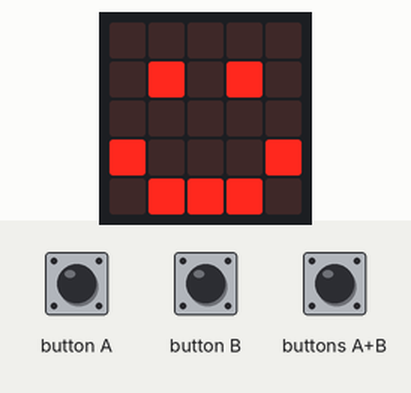
A program run on a simulated BBC micro:bit running MicroPython. Parts: the board's 5×5 LED display. Inputs (shaded band) come from the test bench. Random numbers come from a fixed seed.

Above: at 1.2 s.
1.3 s: button A pressed for 0.15 s
At 1.59 s:
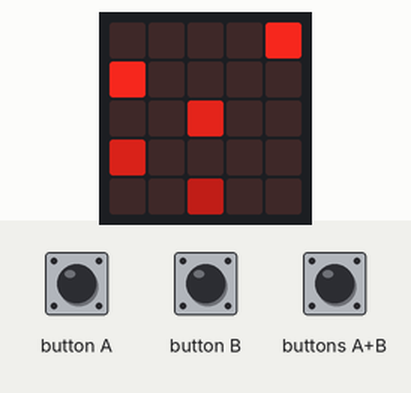
2.0 s: button B pressed for 0.15 s
At 2.22 s:
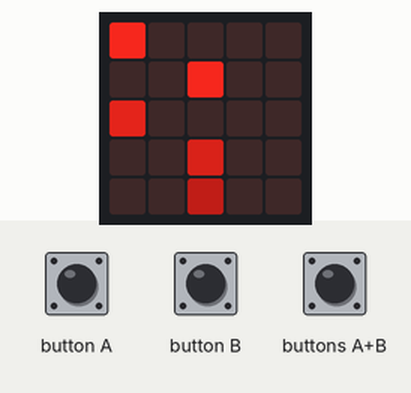
2.7 s: button A pressed for 1 s
At 3.86 s:
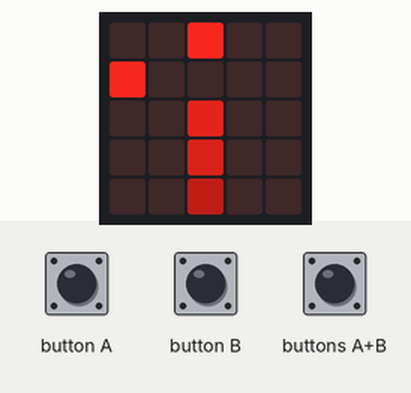
4.3 s: buttons A+B pressed for 0.15 s
At 4.56 s:
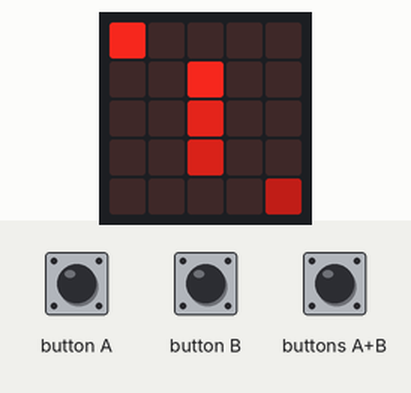
5.0 s: button A pressed for 0.15 s
At 5.21 s:
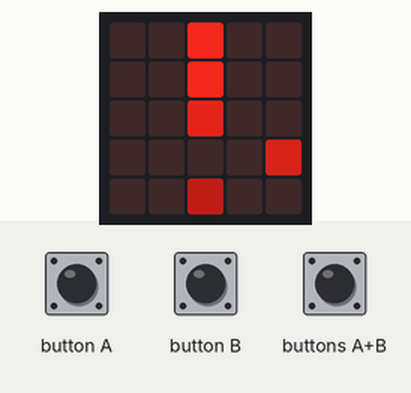
5.7 s: buttons A+B pressed for 1 s
At 6.15 s:
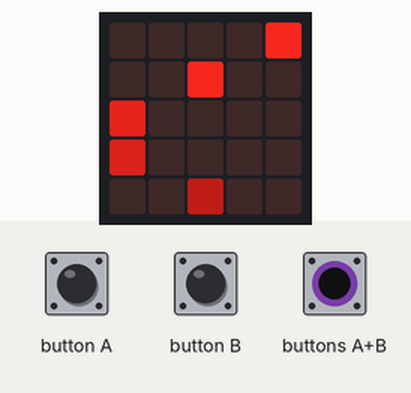
Timing chart, 0 to 8.3 s (numbered marks = the images above; inputs shaded):
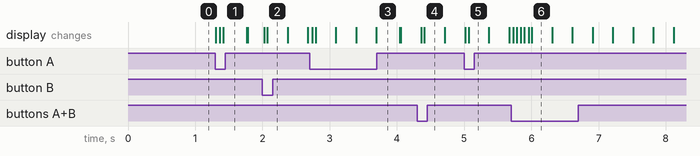

Measured:
- after the input at 1.3 s, the display: first changes at once (image 1 shows a later state)

The program:

asteroid_destroyer_v2.0.py
```python
"""
Asteroid destroyer para Micro:bit - Destrua todos os asteroides o mais rápido possível.
Inicialmente será exibido um rosto feliz, para iniciar precione ou o botão A ou B.
    Botão A - para iniciar o jogo com o asteroide piscando
    Botão B - para iniciar o jogo sem ter o asteroide piscando
Sempre destrua o asteroide que estiver na primeira linha. Para destruir os asteroides basta precionar:
    Botão A - Para destruir os asteroides na coluna esquerda
    Botão B - Para destruir os asteroides na coluna direita
    Botão A+B - Para destruir os asteroides no coluna central
No final será mostrado o tempo (em segundos) que o jogodor levou para destruir todos os asteroides.
Este tempo serve como pontuação/score a fim de disputar com outros jogadores.

Autor: Pedro Henrique Robadel (ph.robadel@gmail.com)
Versão: 2.0 @ 2020/09/1
Licença: MIT License (https://opensource.org/licenses/MIT)
Mais informações: https://github.com/ph-robadel/MicroBit-Game-AsteroidDestroyer.git
"""

from microbit import display, Image, button_a, button_b
from time import ticks_ms, sleep_ms
from random import randint

QTD_MAXIMA_ASTEROIDES = 100
qtd_asteroides_gerados = 0

def iniciar_asteroides_jogo() -> list:
    global qtd_asteroides_gerados
    qtd_asteroides_gerados = 5
    lista_asteroides = []
    for iteracao in range(5):
        lista_asteroides.append(randint(0, 2)*2)

    return lista_asteroides


def atualizar_lista_asteroides(lista_asteroides:list) -> None:
    global qtd_asteroides_gerados
    del(lista_asteroides[0])
    if qtd_asteroides_gerados < QTD_MAXIMA_ASTEROIDES:
        lista_asteroides.append(randint(0, 2)*2)
        qtd_asteroides_gerados += 1
    else:
        lista_asteroides.append(-1)


def imprimir_asteroides(lista_asteroides:list) -> None:
    display.clear()

    for y, x in enumerate(lista_asteroides):
        if(0<=x<5 and 0<=y<5):
            display.set_pixel(x, y, 9-int(y*1.5))


def piscar_asteroide_atual(x_posicao:int) -> None:
    display.set_pixel(x_posicao, 0, 8)
    sleep_ms(50)
    display.set_pixel(x_posicao, 0, 4)
    sleep_ms(10)


def jogar(piscar:bool=False) -> None:
    lista_asteroides = iniciar_asteroides_jogo()
    imprimir_asteroides(lista_asteroides)
    t_ini = ticks_ms()
    if piscar:
        tempo_espera = 50
    else:
        tempo_espera = 140

    while lista_asteroides[0] != -1:
        if piscar:
            piscar_asteroide_atual(lista_asteroides[0])

        if(button_a.is_pressed() and not button_b.is_pressed() and lista_asteroides[0] == 0) or\
          (button_a.is_pressed() and button_b.is_pressed() and lista_asteroides[0] == 2) or\
          (not button_a.is_pressed() and button_b.is_pressed() and lista_asteroides[0] == 4):
            atualizar_lista_asteroides(lista_asteroides)
            imprimir_asteroides(lista_asteroides)
            sleep_ms(tempo_espera)

    display.scroll("{:.2f}".format((ticks_ms() - t_ini)/1000))
    display.show(Image.HAPPY)


display.show(Image.HAPPY)
while True:
    # Botão A - Inicia jogo com asteroide piscando
    # Botão B - Inicia jogo sem ter asteroide piscando
    if button_a.is_pressed():
        jogar(piscar=True)
    elif button_b.is_pressed():
        jogar(piscar=False)
```
